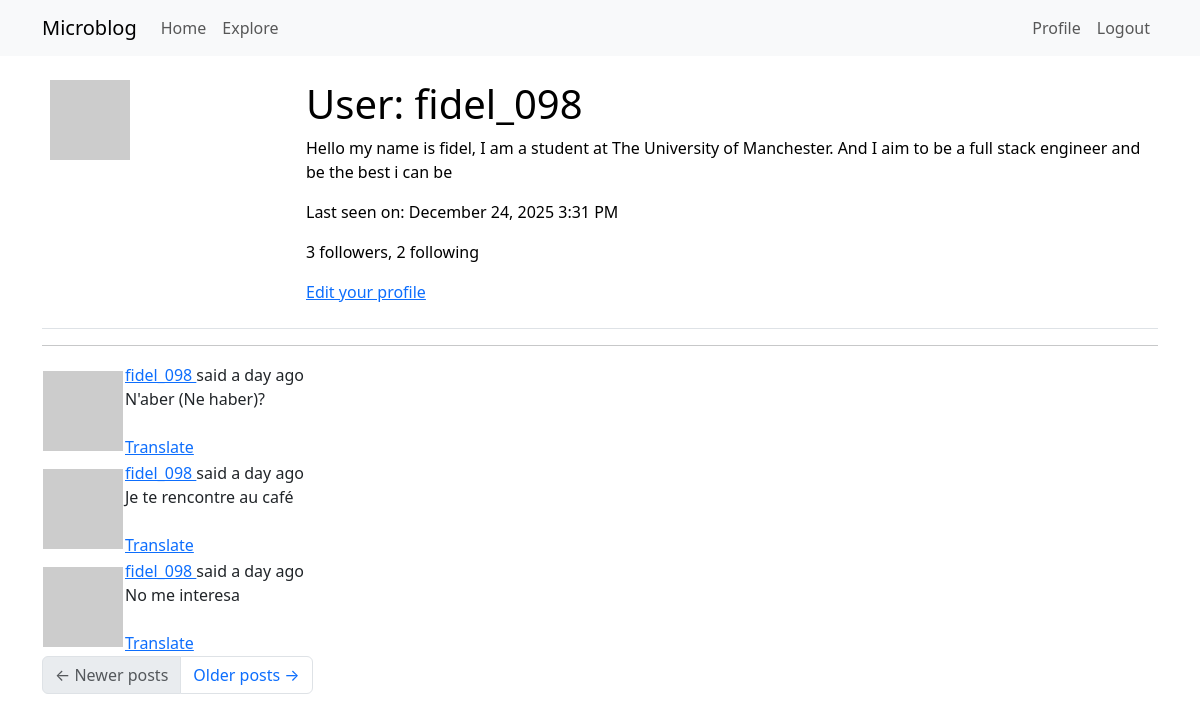
The page /user/fidel_098 (signed in) on the database as committed earlier.
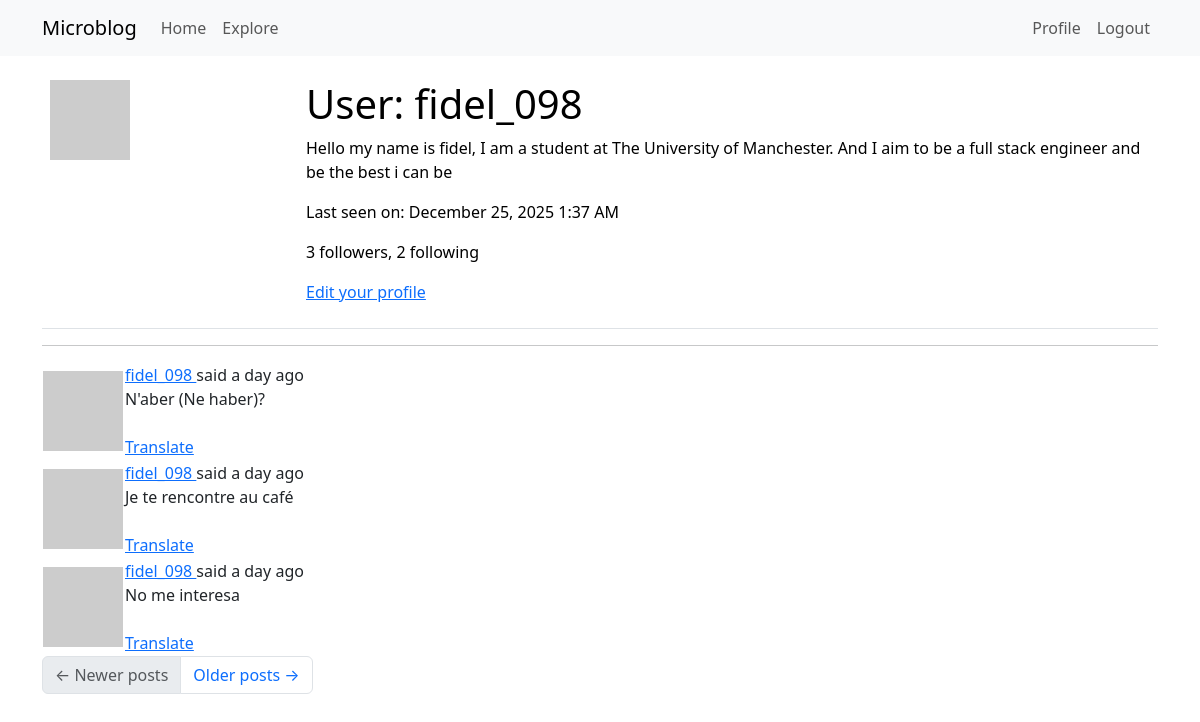
The same page on the database as committed later.
### app/models.py (models this page shows, shortened)
class User(UserMixin, db.Model):
    id: so.Mapped[int] = so.mapped_column(primary_key=True)
    username: so.Mapped[str] = so.mapped_column(sa.String(64), index=True, unique=True)
    email: so.Mapped[str] = so.mapped_column(sa.String(120), index=True, unique=True)
    password_hash: so.Mapped[Optional[str]] = so.mapped_column(sa.String(256))
    posts: so.WriteOnlyMapped['Post'] = so.relationship(back_populates='author')
    about_me: so.Mapped[Optional[str]] = so.mapped_column(sa.String(140))
    last_seen: so.Mapped[Optional[datetime]] = so.mapped_column(default=lambda:
                                datetime.now(timezone.utc))
    def avatar(self, size):
        digest = md5(self.email.lower().encode('utf-8')).hexdigest()
        return f'https://www.gravatar.com/avatar/{digest}?d=identicon&s={size}'
    following: so.WriteOnlyMapped['User'] = so.relationship(
        secondary=followers,
        primaryjoin=(followers.c.follower_id == id),
        secondaryjoin=(followers.c.followed_id == id),
        back_populates='followers')
    followers: so.WriteOnlyMapped['User'] = so.relationship(
        secondary=followers, primaryjoin=(followers.c.followed_id == id),
        secondaryjoin=(followers.c.follower_id == id),
        back_populates='following')
    def followers_count(self):
        query = sa.select(sa.func.count()).select_from(
            self.followers.select().subquery())
        return db.session.scalar(query)
    def following_count(self):
        query = sa.select(sa.func.count()).select_from(
            self.following.select().subquery())
        return db.session.scalar(query)

class Post(db.Model):
    id: so.Mapped[int] = so.mapped_column(primary_key=True)
    body: so.Mapped[str] = so.mapped_column(sa.String(140))
    timestamp: so.Mapped[datetime] = so.mapped_column(index=True, default=lambda : datetime.now(timezone.utc))
    user_id: so.Mapped[int] = so.mapped_column(sa.ForeignKey(User.id), index=True)
    author: so.Mapped[User] = so.relationship(back_populates='posts')
    language: so.Mapped[Optional[str]] = so.mapped_column(sa.String(5))

### app/main/routes.py (the view)
@bp.route('/user/<username>')
@login_required
def user(username):
    user = db.first_or_404(sa.select(User).where(User.username == username))
    page = request.args.get('page', 1, type=int)
    query = user.posts.select().order_by(Post.timestamp.desc())
    posts = db.paginate(query, page=page, per_page=current_app.config['POSTS_PER_PAGE'], error_out=False)
    prev_url=None
    next_url=None
    if posts.has_next:
        next_url = url_for('main.user', username=user.username, page=posts.next_num)
    else:
        None
    if posts.has_prev:
        prev_url = url_for('main.user', username=user.username, page=posts.prev_num)
    else:
        None
    form = EmptyForm()
    return render_template('user.html',form=form,
                           posts=posts.items, next_url=next_url,
                           prev_url=prev_url, user=user)

### app/__init__.py (called while the page is built)
def get_locale():
    return request.accept_languages.best_match(current_app.config['LANGUAGES'])

### app/main/routes.py (called while the page is built)
@bp.before_request
def before_request():
    if current_user.is_authenticated:
        current_user.last_seen = datetime.now(timezone.utc)
        db.session.commit()
    g.locale = str(get_locale())

### app/models.py (called while the page is built)
@login.user_loader
def load_user(id):
    return db.session.get(User, int(id))

### app/templates/user.html (shortened to what this page needs)
 {%extends "base.html" %}
 {% block content %}
    <table class="table table-hover">
        <tr valign="top">
             <td width="256px"><img src = "{{ user.avatar(128) }}"></td>
             <td>
                <h1>{{ _('User') }}: {{ user.username }}</h1>
                {% if user.about_me %}<p>{{ user.about_me }}</p>{% endif %}
                {% if user.last_seen %}<p>{{ _('Last seen on') }}: {{ moment(user.last_seen).format('LLL') }}</p>{% endif %}
                 <p>{{ _('%(count)d followers', count=user.followers_count()) }}, {{ _('%(count)d following', count=user.following_count()) }}</p>
                 {% if user == current_user %}
                <p><a href="{{ url_for('main.edit_profile') }}">{{ _('Edit your profile') }}</a></p>
                {% endif %}
            </td>
        </tr>
    </table>
    <hr>
    {% for post in posts %}
        {% include '_post.html' %}
    {% endfor %}
    <nav aria-label="Post navigation">
        <ul class="pagination">
            <li class="page-item{% if not prev_url %} disabled{% endif %}">
                <a class="page-link" href="{{ prev_url }}">
                    <span aria-hidden="true">&larr;</span> Newer posts
                </a>
            </li>
            <li class="page-item{% if not next_url %} disabled{% endif %}">
                <a class="page-link" href="{{ next_url }}">
                    Older posts <span aria-hidden="true">&rarr;</span>
                </a>
            </li>
        </ul>
    </nav>
{% endblock %}

### app/templates/base.html (shortened to what this page needs)
<!doctype html>
<html>
    <head>
      <link
        href="https://cdn.jsdelivr.net/npm/bootstrap@5.3.2/dist/css/bootstrap.min.css"
        rel="stylesheet"
      >
    </head>
    <body>
        <nav class="navbar navbar-expand-lg bg-body-tertiary">
        <div class="container">
          <a class="navbar-brand" href="{{ url_for('main.index') }}">Microblog</a>
        <div class="collapse navbar-collapse" id="navbarSupportedContent">
          <ul class="navbar-nav me-auto mb-2 mb-lg-0">
            <li class="nav-item">
              <a class="nav-link" aria-current="page" href="{{ url_for('main.index') }}">Home</a>
            </li>
            <li class="nav-item">
              <a class="nav-link" aria-current="page" href="{{ url_for('main.explore') }}">Explore</a>
            </li>
          </ul>
          <ul class="navbar-nav mb-2 mb-lg-0">
          {% if current_user.is_anonymous %}
          <li class="nav-item">
              <a class="nav-link" aria-current="page" href="{{ url_for('auth.login') }}">Login</a>
          </li>
            {% else %}
          <li class="nav-item">
              <a class="nav-link" aria-current="page" href="{{ url_for('main.user', username=current_user.username) }}">Profile</a>
          </li>
          <li class="nav-item">
              <a class="nav-link" aria-current="page" href="{{ url_for('auth.logout') }}">Logout</a>
            </li>
          {% endif %}
        </ul>
        </div>
      </div>
    </nav>
    <div class="container mt-3">
        {% block content %}{% endblock %}
      </div>
  </body>
</html>

### app/templates/_post.html (shortened to what this page needs)
<table class=""table table-hover>
    <tr>
        <td width="70px">
            <a href="{{ url_for('main.user', username=post.author.username) }}">
            <img src="{{ post.author.avatar(36) }}">
            </a>
        </td>
        <td>
            {{ _('%(username)s said %(when)s',
                username=user_link, when=moment(post.timestamp).fromNow()) }}
                <br>
            <span id="post{{ post.id }}">{{ post.body }}</span>
            {% if post.language and post.language != g.locale %}
            <br><br>
            <span id="translation{{ post.id }}">
                    <a href="javascript:translate(
                                'post{{ post.id }}',
                                'translation{{ post.id }}',
                                '{{ post.language }}',
                                '{{ g.locale }}');">{{ _('Translate') }}</a>
                </span>
            {% endif %}
        </td>
    </tr>
</table>

Rows that differ between the two databases and show on the page:
changed User "fidel_098": last_seen "December 24, 2025 3:31 PM" → "December 25, 2025 1:37 AM"
